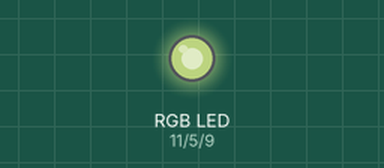
Simulated run of this sketch. Board: Arduino Uno, built with avr-gcc and run on an emulated ATmega328P. Shown: an RGB LED mixed from three pins (HIGH = lit). Dim RGB values are drawn brighter than linear; random numbers use the default seed unless the sketch sets one.

Above: at 0.15 s.
At 3.24 s:
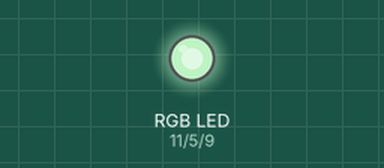
At 6.34 s:
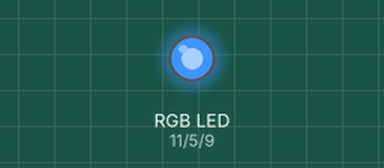
At 13.45 s:
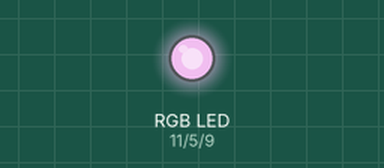
At 20.25 s:
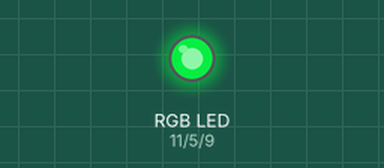
At 27.06 s:
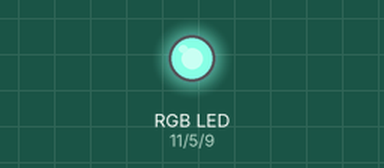
Timing chart, 0 to 27.2 s (numbered marks = the images above):
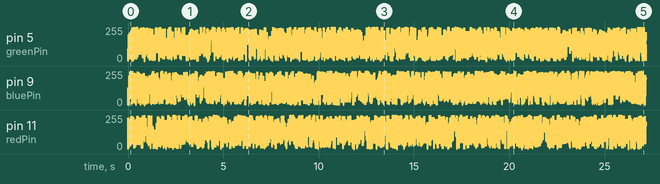

The sketch:

day7_2.ino
```cpp
int redPin = 11;
int greenPin = 5;
int bluePin = 9;

void RGB(int r, int g, int b);

void setup() {
 randomSeed(analogRead(0));
}

void loop() {
int r = random(256);
int g = random(256);
int b = random(256);
analogWrite(redPin, r);
analogWrite(greenPin, g);
analogWrite(bluePin, b);
delay(10);
}
```
